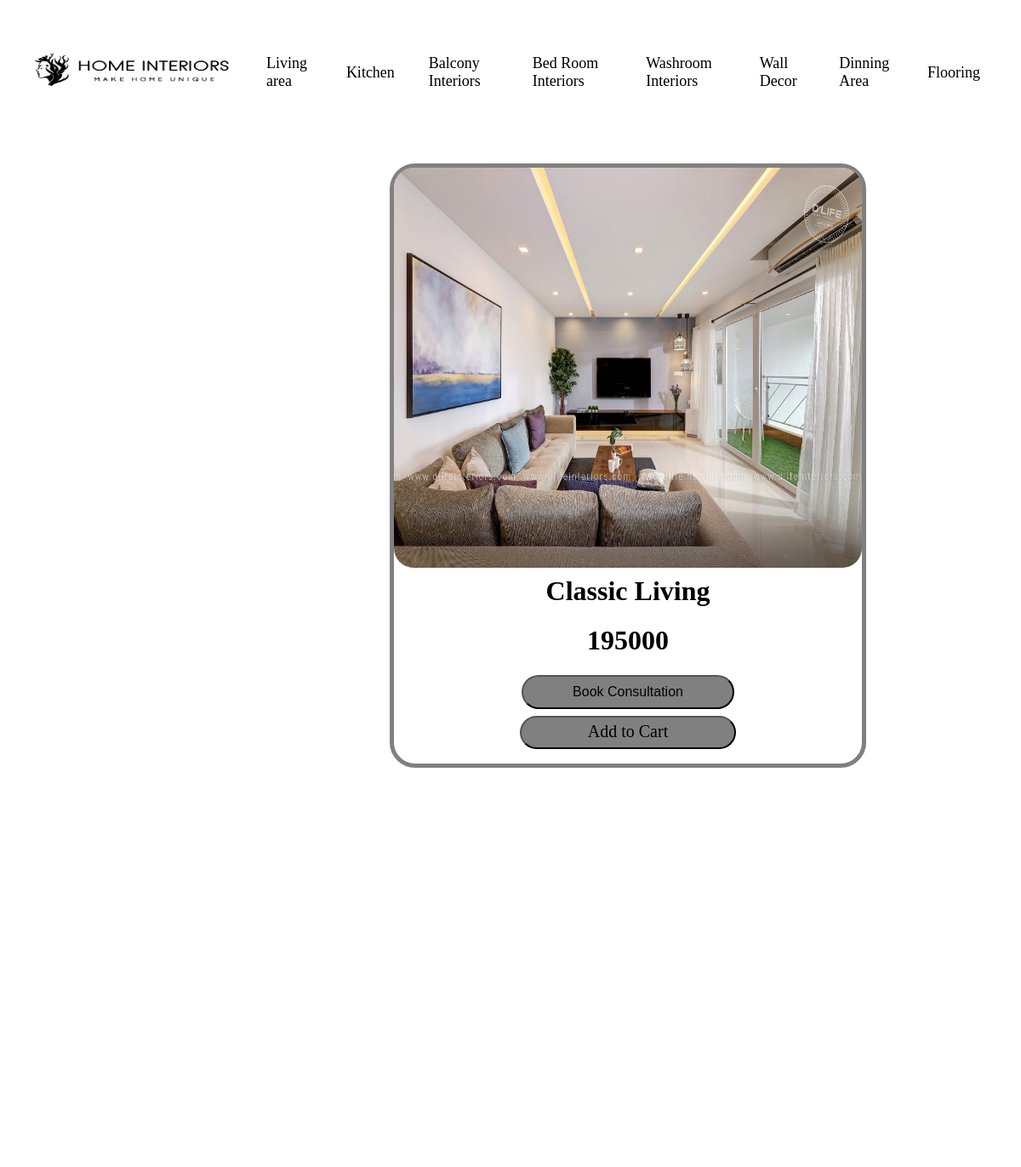
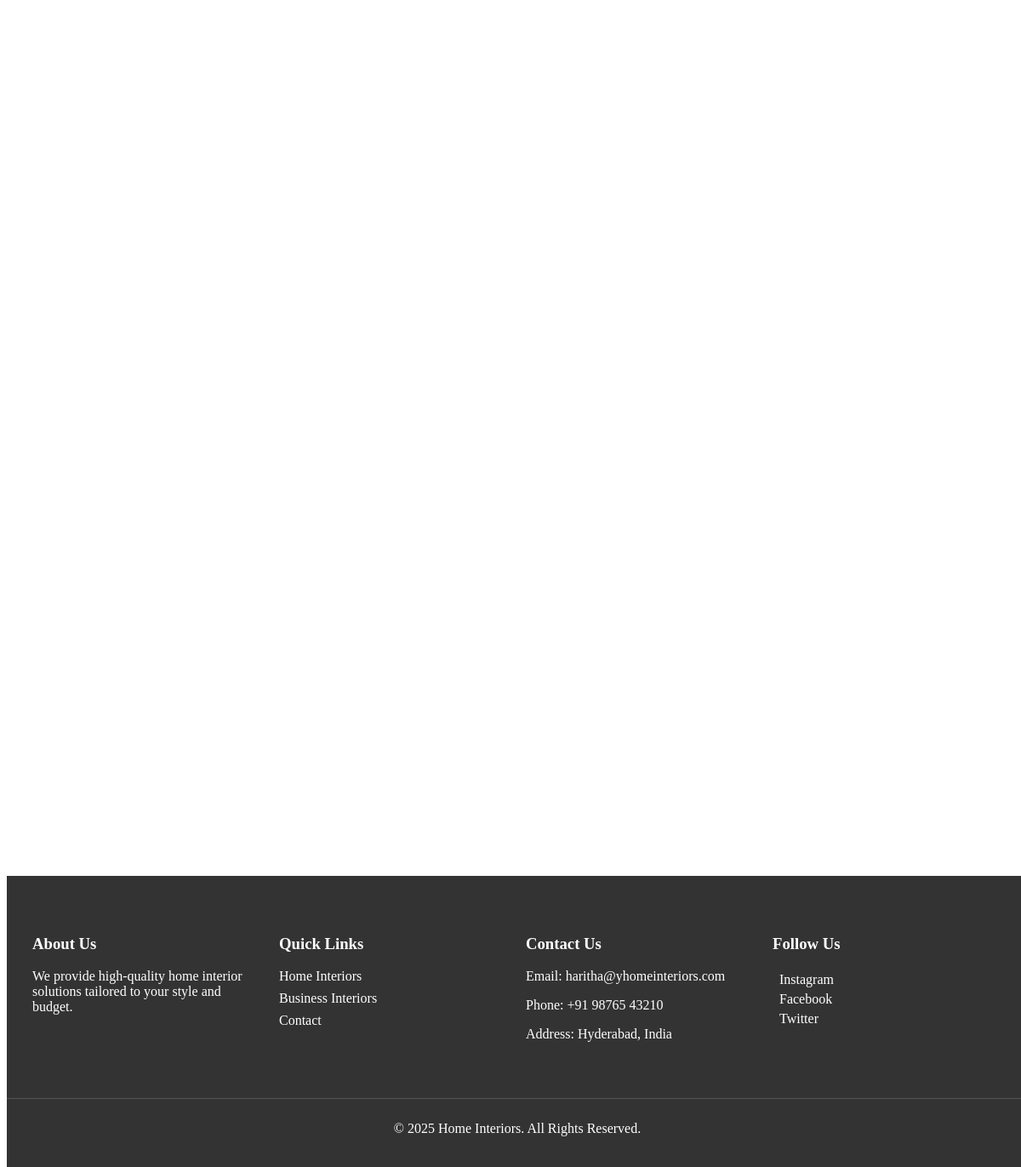
The page /cateogries_details/3/ on the database its author committed (2 pictures, top to bottom).
### app/models.py (models this page shows, shortened)
class HomeInteriors(models.Model):
    category_name=models.CharField(max_length=40)
    desc=models.CharField(max_length=100)
    pic=models.ImageField(upload_to='categories/1')

### category/models.py (models this page shows, shortened)
class Cateogries(models.Model):
    name=models.CharField(max_length=20)
    pic=models.ImageField(upload_to='kitchen/1')
    dimensions=models.CharField(max_length=20)
    price=models.IntegerField()
    desc=models.CharField(max_length=450)
    category=models.ForeignKey(HomeInteriors,on_delete=models.CASCADE)

### category/views.py (the view)
# urls.py: path('cateogries_details/<int:id>/',cateogries_details,name='cateogries_details'),
def cateogries_details(request,id):
    data=Cateogries.objects.get(id=id)
    data1=HomeInteriors.objects.all()
    return render(request,'cateogriesdetail.html',{'data':data,'data1':data1})

### templates/cateogriesdetail.html (shortened to what this page needs)
{%load static %}
<!DOCTYPE html>
<html lang="en">
<head>
    <link rel="stylesheet" href="{% static 'catd.css' %}">
</head>
</head>
<body>
    <br><br>
    {% if data1 %}
    <nav id="nav_bar">
        <li><img src="{% static 'images/logo1.png' %}" alt="Logo" id="logo_img"></li>
        {% for i in data1 %}
            <a href="{% url 'category:cateogries' i.id %}">{{ i.category_name }}</a>
        {% endfor %}
    </nav>
   {% endif %}
    <br><br>
    <div id="container">
        <img src="{{ data.pic.url }}" alt="" id="sub_img" class="zoom-img">
        <h1 class="image-text">{{ data.name }}</h1>
        <h1 class="image-text">{{ data.price }}</h1>
        <button class="buy-now-button" id="openModal">Book Consultation</button>
        <a class="buy-now-button" href="{% url 'cart:add_to_cart' data.id %}" id="add_to_cart">Add to Cart</a>
    </div>
    <div id="div1">
        <footer>
            <div class="footer-container">
                <div class="footer-section">
                    <h3>About Us</h3>
                    <p>We provide high-quality home interior solutions tailored to your style and budget.</p>
                </div>
                <div class="footer-section">
                    <h3>Quick Links</h3>
                    <ul>
                        <li><a href="{% url 'app:home' %}">Home Interiors</a></li>
                        <li><a href="{% url 'app:business' %}">Business Interiors</a></li>
                        <li><a href="{% url 'category:contactus' %}">Contact</a></li>
                    </ul>
                </div>
                <div class="footer-section">
                    <h3>Contact Us</h3>
                    <p>Email: haritha@yhomeinteriors.com</p>
                    <p>Phone: +91 98765 43210</p>
                    <p>Address: Hyderabad, India</p>
                </div>
                <div class="footer-section">
                    <h3>Follow Us</h3>
                    <a href="https://www.instagram.com" target="_blank">
                         Instagram
                    </a>
                    <br>
                    <a href="https://www.facebook.com" target="_blank">
                         Facebook
                    </a>
                    <br>
                    <a href="https://www.twitter.com" target="_blank">
                         Twitter
                    </a>
                </div>
            </div>
            <div class="footer-bottom">
                <p>&copy; 2025 Home Interiors. All Rights Reserved.</p>
            </div>
        </footer>
    </div>
</body>
</html>

### static/catd.css (style rules this page uses)
#nav_bar { display: flex; justify-content: space-between; align-items: center; padding: 10px 20px; border-radius: 5px; }
#logo_img { height: 40px; width: auto; border-radius: 50%; margin-right: 10px; }
#nav_bar a { color: black; text-decoration: none; padding: 10px 15px; margin: 0 5px; border-radius: 4px; font-size: 18px; margin-bottom: 30px; transition: background-color 0.3s ease, transform 0.2s ease; }
#nav_bar li { list-style: none; margin: 0; padding: 0; }
#container { width: 550px; height: 700px; border: 5px solid gray; margin-left: 450px; border-radius: 30px; float: left; }
#sub_img { width: 550px; height: 470px; border-radius: 23px; }
h1 { text-align: center; margin-top: 5px; }
#logo_img { width: 250px; height: 60px; position: relative; bottom: 20px; margin-left: 5px; margin-top: 7px; }
#openModal { height: 40px; width: 250px; margin: auto; border-radius: 20px; background-color: gray; color: black; font-size: 16px; margin-bottom: 8px; }
#add_to_cart { height: 25px; width: 230px; margin: auto; border-radius: 20px; background-color: gray; color: black; font-size: 20px; text-align: center; border: 2px outset black; }
footer { background-color: #333; color: white; padding: 20px 0; margin-top: 50px; }
.footer-container { display: flex; justify-content: space-between; flex-wrap: wrap; max-width: 1200px; margin: 0 auto; padding: 20px; }
.footer-section { flex: 1; min-width: 250px; padding: 10px; text-align: left; }
.footer-section ul { list-style: none; padding: 0; }
.footer-section ul li { margin: 8px 0; }
.footer-section a { color: white; text-decoration: none; transition: 0.3s; }
.footer-bottom { text-align: center; margin-top: 20px; border-top: 1px solid #555; padding-top: 10px; }
footer { position:absolute; top: 2350px; width: 100%; }

### templates/cateogriesdetail.html (style rules this page uses)
.buy-now-button { display: block; width: 615px; height: 30px; margin-top: 10px; background-color:blueviolet; color: #fff; text-decoration: none; padding: 5px 10px; border-radius: 5px; text-align: center; }

### rows shown on the page
HomeInteriors: category_name "Living area"
HomeInteriors: category_name "Kitchen"
HomeInteriors: category_name "Balcony Interiors"
HomeInteriors: category_name "Bed Room Interiors"
HomeInteriors: category_name "Washroom Interiors"
HomeInteriors: category_name "Wall Decor"
HomeInteriors: category_name "Dinning Area"
HomeInteriors: category_name "Flooring"
Cateogries: pic (picture), name "Classic Living", price "195000"
